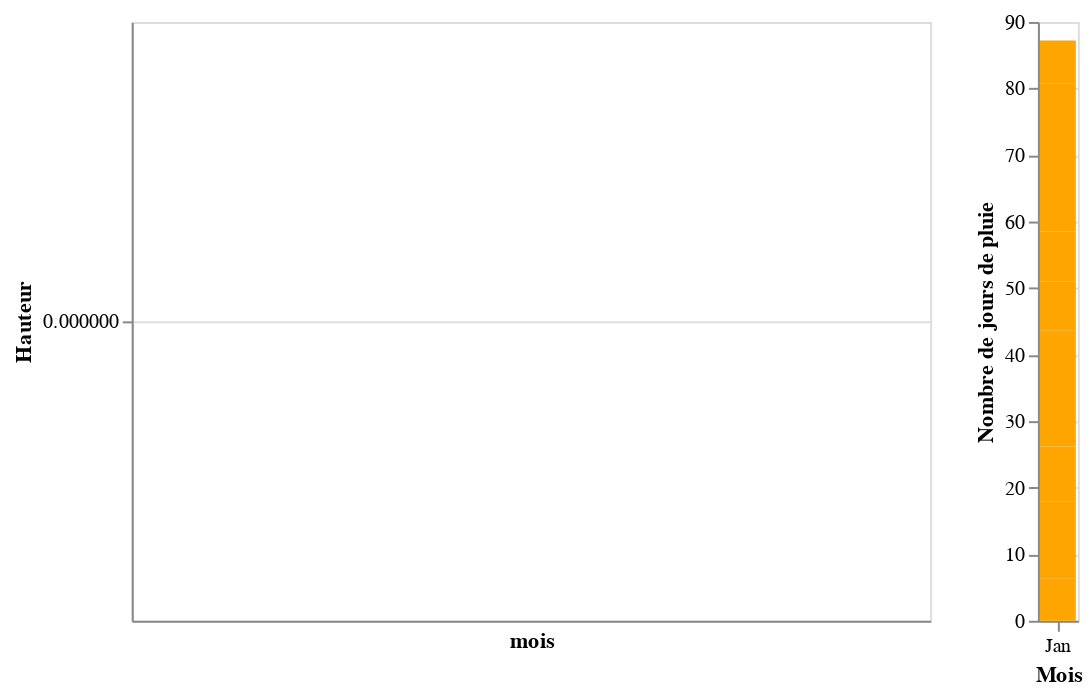

The notebook cell saved with this chart:
### Markdown cell above
Et visualisons-la :

### Code cell
alt.Chart(moyenne_clermont.reset_index()).mark_bar().encode(
    x = alt.X('monthnum:T', title='mois'),
    y = alt.Y('hauteur', title='Hauteur'),
    tooltip=['month:O', 'hauteur']
) | alt.Chart(moyenne_clermont.reset_index()).mark_bar(color='orange').encode(
    x = alt.X('month(month):N', title='Mois'), # , sort='mois')
    y = alt.Y('nb_jours', title='Nombre de jours de pluie'),
    tooltip=['mois', 'nb_jours']
)

### Figure 1 — Vega-Lite specification as saved in the notebook (floating-point values rounded to 4 significant figures)
{"config": {"view": {"continuousWidth": 400, "continuousHeight": 300}}, "hconcat": [{"data": {"name": "data-40ffcc1c6d0a55b7024b3c0048fab682"}, "mark": "bar", "encoding": {"tooltip": [{"field": "month", "type": "ordinal"}, {"field": "hauteur", "type": "quantitative"}], "x": {"field": "monthnum", "title": "mois", "type": "temporal"}, "y": {"field": "hauteur", "title": "Hauteur", "type": "quantitative"}}}, {"data": {"name": "data-40ffcc1c6d0a55b7024b3c0048fab682"}, "mark": {"type": "bar", "color": "orange"}, "encoding": {"tooltip": [{"field": "mois", "type": "nominal"}, {"field": "nb_jours", "type": "quantitative"}], "x": {"field": "month", "timeUnit": "month", "title": "Mois", "type": "nominal"}, "y": {"field": "nb_jours", "title": "Nombre de jours de pluie", "type": "quantitative"}}}], "$schema": "https://vega.github.io/schema/vega-lite/v4.17.0.json", "datasets": {"data-40ffcc1c6d0a55b7024b3c0048fab682": [{"index": 0, "mois": "janvier", "hauteur": 26.6, "nb_jours": 6.4, " monthnum": 1}, {"index": 1, "mois": "fevrier", "hauteur": 18.7, "nb_jours": 5.0, " monthnum": 2}, {"index": 2, "mois": "mars", "hauteur": 26.1, "nb_jours": 6.5, " monthnum": 3}, {"index": 3, "mois": "avril", "hauteur": 51.1, "nb_jours": 8.3, " monthnum": 4}, {"index": 4, "mois": "mai", "hauteur": 66.5, "nb_jours": 9.4, " monthnum": 5}, {"index": 5, "mois": "juin", "hauteur": 67.5, "nb_jours": 8.0, " monthnum": 6}, {"index": 6, "mois": "juillet", "hauteur": 63.3, "nb_jours": 7.4, " monthnum": 7}, {"index": 7, "mois": "aout", "hauteur": 62.0, "nb_jours": 7.5, " monthnum": 8}, {"index": 8, "mois": "septembre", "hauteur": 57.5, "nb_jours": 6.7, " monthnum": 9}, {"index": 9, "mois": "octobre", "hauteur": 48.8, "nb_jours": 7.8, " monthnum": 10}, {"index": 10, "mois": "novembre", "hauteur": 46.2, "nb_jours": 7.8, " monthnum": 11}, {"index": 11, "mois": "decembre", "hauteur": 29.1, "nb_jours": 6.4, " monthnum": 12}]}}
